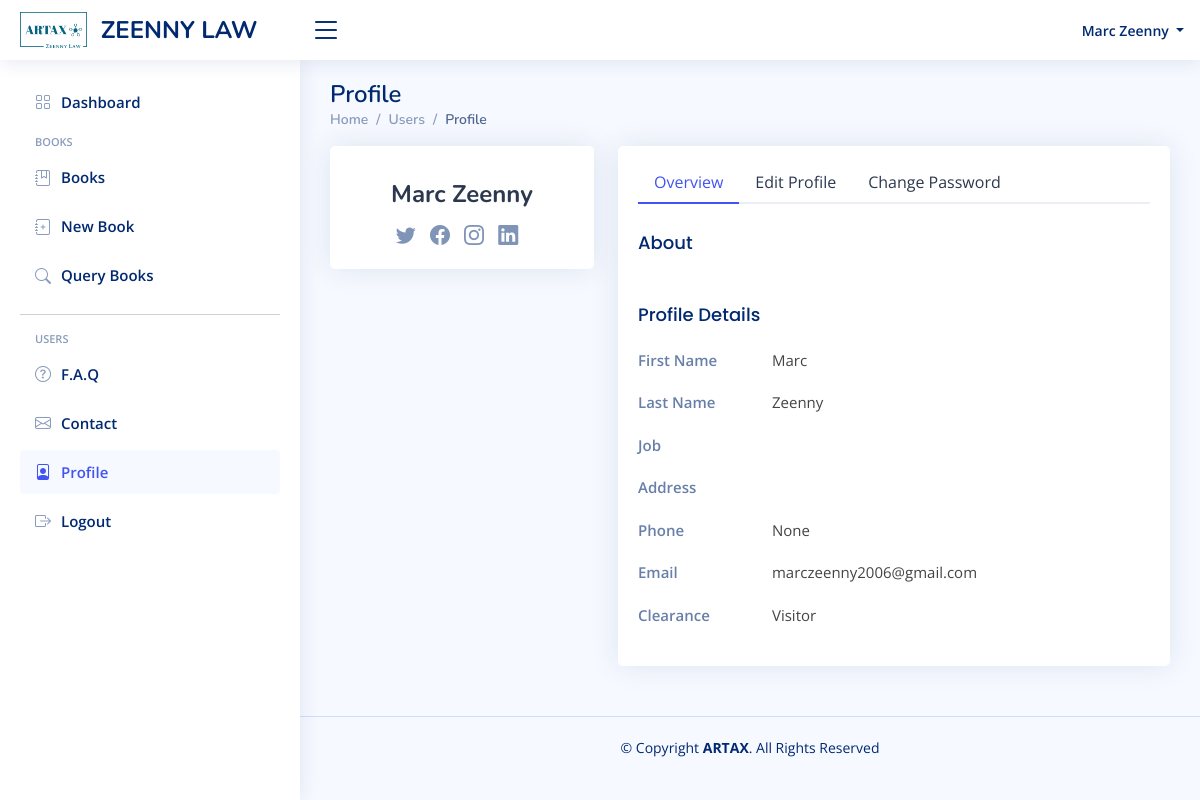
The page /profile/ (signed in) on the database its author committed.
### artax/models.py (models this page shows, shortened)
class User(AbstractUser):
    email = models.EmailField(blank=True, unique=True, validators=[EmailValidator(
        message="Please enter a valid email address.")])
    about = models.TextField()
    job = models.CharField(max_length=200)
    address = models.TextField()
    phone = PhoneNumberField(null=True, region="LB")
    date_of_registration = models.DateField(default=datetime.today)
    twitter_url = models.URLField(default="#")
    facebook_url = models.URLField(default="#")
    insta_url = models.URLField(default="#")
    linkedin_url = models.URLField(default="#")
    def get_full_name(self):
        return f"{self.first_name} {self.last_name}".strip()

### artax/views.py (the view, shortened to what this page needs)
# urls.py: path("profile/", views.profile, name="profile"),
@login_required(login_url="login")
def profile(request):
    context = {}
    for user_group in request.user.groups.values_list('name', flat=True):
        context['clearance'] = user_group
    if request.user.is_superuser:
        context['clearance'] = 'System Administrator'
    return render(request, "artax/users-profile.html", context=context)

### artax/templatetags/custom_tags.py (called while the page is built)
@register.simple_tag(takes_context=True)
def nav_link(context, link, text, icon):
    if context['request'].resolver_match.view_name.endswith(link):
        nav_class = 'nav-item'
        link_class = 'nav-link'
    else:
        nav_class = 'nav-item collapsed'
        link_class = 'nav-link collapsed'
    url = context['request'].build_absolute_uri(reverse(link))
    return mark_safe(f"""<li class="{nav_class}"><a class="{link_class}" href="{url}"><i class="bi bi-{icon}"></i><span>{text}</span></a></li>""")

### artax/templates/artax/users-profile.html (shortened to what this page needs)
{% extends "artax/layout.html" %}
{% block content %}
  <main id="main" class="main">
    <div class="pagetitle">
      <h1>Profile</h1>
      <nav>
        <ol class="breadcrumb">
          <li class="breadcrumb-item"><a href="{% url 'index' %}">Home</a></li>
          <li class="breadcrumb-item">Users</li>
          <li class="breadcrumb-item active">Profile</li>
        </ol>
      </nav>
    </div>
    <section class="section profile">
      <div class="row">
        <div class="col-xl-4">
          <div class="card">
            <div class="card-body profile-card pt-4 d-flex flex-column align-items-center">
              <h2>{{ user.get_full_name }}</h2>
              <div class="social-links mt-2">
                <a href="{{ user.twitter_url }}" class="twitter"><i class="bi bi-twitter"></i></a>
                <a href="{{ user.facebook_url }}" class="facebook"><i class="bi bi-facebook"></i></a>
                <a href="{{ user.insta_url }}" class="instagram"><i class="bi bi-instagram"></i></a>
                <a href="{{ user.linkedin_url }}" class="linkedin"><i class="bi bi-linkedin"></i></a>
              </div>
            </div>
          </div>
        </div>
        <div class="col-xl-8">
          <div class="card">
            <div class="card-body pt-3">
              <ul class="nav nav-tabs nav-tabs-bordered">
                <li class="nav-item">
                  <button class="nav-link active" data-bs-toggle="tab" data-bs-target="#profile-overview">Overview</button>
                </li>
                <li class="nav-item">
                  <button class="nav-link" data-bs-toggle="tab" data-bs-target="#profile-edit">Edit Profile</button>
                </li>
                <li class="nav-item">
                  <button class="nav-link" data-bs-toggle="tab" data-bs-target="#profile-change-password">Change Password</button>
                </li>
              </ul>
              <div class="tab-content pt-2">
                <div class="tab-pane fade show active profile-overview" id="profile-overview">
                  <h5 class="card-title">About</h5>
                  <h5 class="card-title">Profile Details</h5>
                  <div class="row">
                    <div class="col-lg-3 col-md-4 label ">First Name</div>
                    <div class="col-lg-9 col-md-8">{{ user.first_name }}</div>
                  </div>
                  <div class="row">
                    <div class="col-lg-3 col-md-4 label ">Last Name</div>
                    <div class="col-lg-9 col-md-8">{{ user.last_name }}</div>
                  </div>
                  <div class="row">
                    <div class="col-lg-3 col-md-4 label">Job</div>
                    <div class="col-lg-9 col-md-8">{{ user.job }}</div>
                  </div>
                  <div class="row">
                    <div class="col-lg-3 col-md-4 label">Address</div>
                    <div class="col-lg-9 col-md-8">{{ user.address }}</div>
                  </div>
                  <div class="row">
                    <div class="col-lg-3 col-md-4 label">Phone</div>
                    <div class="col-lg-9 col-md-8">{{ user.phone }}</div>
                  </div>
                  <div class="row">
                    <div class="col-lg-3 col-md-4 label">Email</div>
                    <div class="col-lg-9 col-md-8">{{ user.email }}</div>
                  </div>
                <div class="row">
                    <div class="col-lg-3 col-md-4 label">Clearance</div>
                    <div class="col-lg-9 col-md-8">{{ clearance }}</div>
                  </div>
                </div>
              </div>
            </div>
          </div>
        </div>
      </div>
    </section>
  </main>
{% endblock %}

### artax/templates/artax/layout.html (shortened to what this page needs)
{% load custom_tags %}
{% load static %}
<!DOCTYPE html>
<html lang="en">
<head>
    {% block head %}
    <link href="{% static 'artax/vendor/bootstrap/css/bootstrap.min.css' %}" rel="stylesheet">
    <link href="{% static 'artax/vendor/bootstrap-icons/bootstrap-icons.css' %}" rel="stylesheet">
    <link href="{% static 'artax/vendor/remixicon/remixicon.css'%}" rel="stylesheet">
    <link href="{% static 'artax/vendor/simple-datatables/style.css'%}" rel="stylesheet">
    <link href="{% static 'artax/css/style.css'%}" rel="stylesheet">
    {% endblock %}
</head>
<body>
{% block header %}
<header id="header" class="header fixed-top d-flex align-items-center">
    <div class="d-flex align-items-center justify-content-between">
        <a href="{% url 'index' %}" class="logo d-flex align-items-center" >
            <img src="{% static 'artax/img/png/logo.png' %}" style="height: 40px;" alt="">&nbsp;&nbsp;
            <span class="d-none d-lg-block">ZEENNY LAW </span>
        </a>
        <i class="bi bi-list toggle-sidebar-btn"></i>
    </div>
    <nav class="header-nav ms-auto">
        <ul class="d-flex align-items-center">
            {% if user.is_authenticated %}
            <li class="nav-item dropdown pe-3">
                <a class="nav-link nav-profile d-flex align-items-center pe-0" href="#" data-bs-toggle="dropdown">
                    <span class="d-none d-md-block dropdown-toggle ps-2">{{ user.get_full_name }} </span>
                </a>
            </li>
            {% else %}
            <li class="nav-item pe-4">
                <a class="nav-link nav-profile d-flex align-items-center pe-0" href="{% url 'login' %}">
                    <span class="d-none d-md-block ps-2">Login to access Artax&trade; features&nbsp;<i class="bi bi-box-arrow-in-right"></i></span>
                </a>
            </li>
            {% endif %}
        </ul>
    </nav>
</header>
{% endblock %}
{% block sidebar %}
<aside id="sidebar" class="sidebar">
    <ul class="sidebar-nav collapsed" id="sidebar-nav">
        {% nav_link 'index' 'Dashboard ' 'grid' %}
        <li class="nav-heading">Books</li>
        {% nav_link 'all_books' 'Books' 'journal-bookmark' %}
        {% nav_link 'new_book' 'New Book' 'journal-plus' %}
        {% nav_link 'book_queries' 'Query Books ' 'search' %}
        <hr>
        <li class="nav-heading">Users</li>
        {% nav_link 'faq' 'F.A.Q' 'question-circle'%}
        {% nav_link 'contact' 'Contact' 'envelope' %}
        {% if user.is_authenticated %}
            {% nav_link 'profile' 'Profile ' 'file-person' %}
            {% nav_link 'logout' 'Logout' 'box-arrow-right' %}
        {% endif %}
    </ul>
</aside>
{% endblock%}
{% block content %}{% endblock %}
{% block footer %}
<footer id="footer" class="footer">
    <div class="copyright">
        &copy; Copyright <strong><span>ARTAX</span></strong>. All Rights Reserved
    </div>
</footer>
</body>
</html>
{% endblock %}

### artax/static/artax/css/style.css (style rules this page uses)
:root { scroll-behavior: smooth; }
body { font-family: "Open Sans", sans-serif; background: #f6f9ff; color: #444444; }
a { color: #4154f1; text-decoration: none; }
h1, h2, h3, h4, h5, h6 { font-family: "Nunito", sans-serif; }
#main { margin-top: 60px; padding: 20px 30px; transition: all 0.3s; }
.pagetitle { margin-bottom: 10px; }
.pagetitle h1 { font-size: 24px; margin-bottom: 0; font-weight: 600; color: #012970; }
.card { margin-bottom: 30px; border: none; border-radius: 5px; box-shadow: 0px 0 30px rgba(1, 41, 112, 0.1); }
.card-title { padding: 20px 0 15px 0; font-size: 18px; font-weight: 500; color: #012970; font-family: "Poppins", sans-serif; }
.card-body { padding: 0 20px 20px 20px; }
.breadcrumb { font-size: 14px; font-family: "Nunito", sans-serif; color: #899bbd; font-weight: 600; }
.breadcrumb a { color: #899bbd; transition: 0.3s; }
.breadcrumb .breadcrumb-item::before { color: #899bbd; }
.breadcrumb .active { color: #51678f; font-weight: 600; }
.nav-tabs-bordered { border-bottom: 2px solid #ebeef4; }
.nav-tabs-bordered .nav-link { margin-bottom: -2px; border: none; color: #2c384e; }
.nav-tabs-bordered .nav-link.active { background-color: #fff; color: #4154f1; border-bottom: 2px solid #4154f1; }
.logo { line-height: 1; }
@media (min-width: 1200px) { .logo { width: 280px; } }
.logo img { max-height: 36px; margin-right: 6px; }
.logo span { font-size: 24px; font-weight: 700; color: #012970; font-family: "Nunito", sans-serif; }
.header { transition: all 0.5s; z-index: 997; height: 60px; box-shadow: 0px 2px 20px rgba(1, 41, 112, 0.1); background-color: #fff; padding-left: 20px; }
.header .toggle-sidebar-btn { font-size: 32px; padding-left: 10px; cursor: pointer; color: #012970; }
.header-nav ul { list-style: none; }
.header-nav>ul { margin: 0; padding: 0; }
.header-nav .nav-profile { color: #012970; }
.header-nav .nav-profile span { font-size: 14px; font-weight: 600; }
.sidebar { position: fixed; top: 60px; left: 0; bottom: 0; width: 300px; z-index: 996; transition: all 0.3s; padding: 20px; overflow-y: auto; scrollbar-width: thin; scrollbar-color: #aab7cf transparent; box-shadow: 0px 0px 20px rgba(1, 41, 112, 0.1); background-color: #fff; }
@media (min-width: 1200px) { #main, #footer { margin-left: 300px; } }
.sidebar-nav { padding: 0; margin: 0; list-style: none; }
.sidebar-nav li { padding: 0; margin: 0; list-style: none; }
.sidebar-nav .nav-item { margin-bottom: 5px; }
.sidebar-nav .nav-heading { font-size: 11px; text-transform: uppercase; color: #899bbd; font-weight: 600; margin: 10px 0 5px 15px; }
.sidebar-nav .nav-link { display: flex; align-items: center; font-size: 15px; font-weight: 600; color: #4154f1; transition: 0.3; background: #f6f9ff; padding: 10px 15px; border-radius: 4px; }
.sidebar-nav .nav-link i { font-size: 16px; margin-right: 10px; color: #4154f1; }
.sidebar-nav .nav-link.collapsed { color: #012970; background: #fff; }
.sidebar-nav .nav-link.collapsed i { color: #899bbd; }
.profile .profile-card h2 { font-size: 24px; font-weight: 700; color: #2c384e; margin: 10px 0 0 0; }
.profile .profile-card .social-links a { font-size: 20px; display: inline-block; color: rgba(1, 41, 112, 0.5); line-height: 0; margin-right: 10px; transition: 0.3s; }
.profile .profile-overview .row { margin-bottom: 20px; font-size: 15px; }
.profile .profile-overview .card-title { color: #012970; }
.profile .profile-overview .label { font-weight: 600; color: rgba(1, 41, 112, 0.6); }
.footer { padding: 20px 0; font-size: 14px; transition: all 0.3s; border-top: 1px solid #cddfff; }
.footer .copyright { text-align: center; color: #012970; }

### rows shown on the page
User: get_full_name "Marc Zeenny", first_name "Marc", last_name "Zeenny", phone "None", email "marczeenny2006@gmail.com"

### other values the page prints
{{ clearance }} "Visitor"
